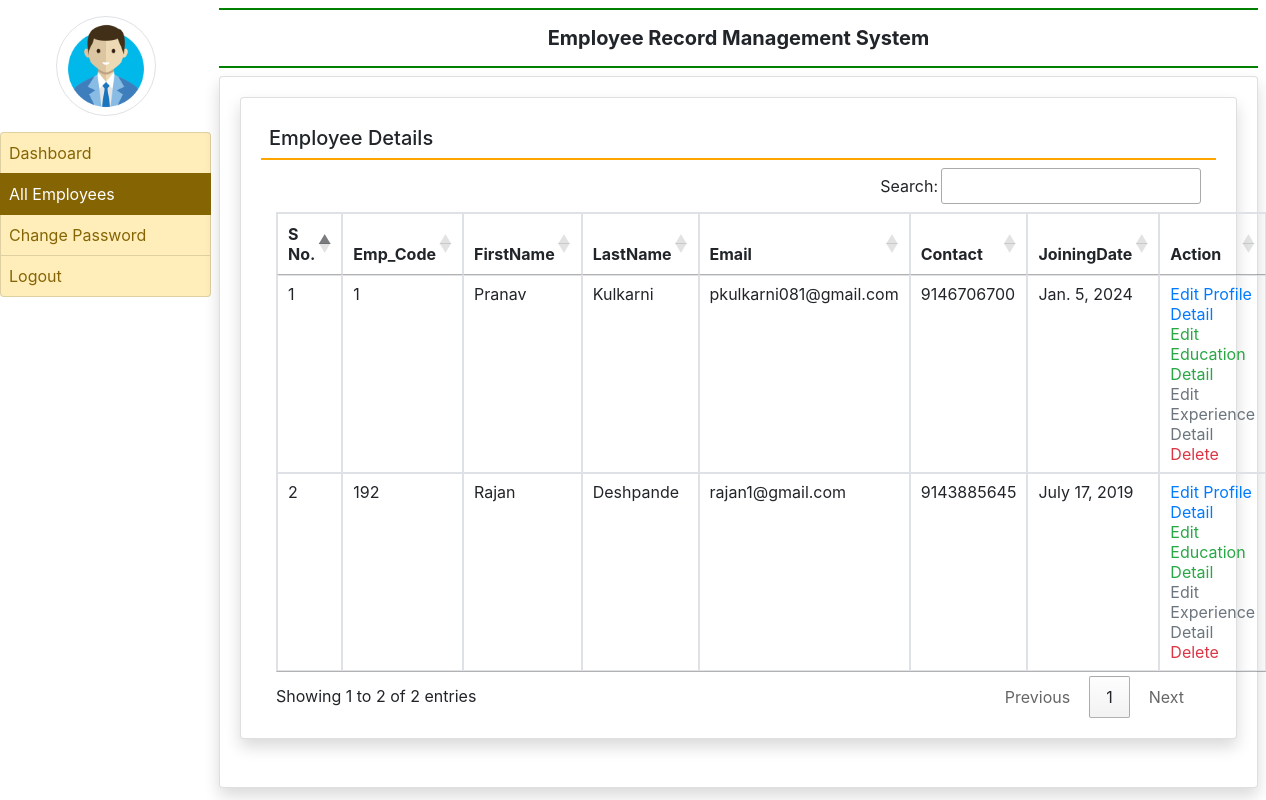
The app's page /all_employee (signed in) with its own data.
### employee/models.py (models this page shows, shortened)
class EmployeeDetail(models.Model):
    user = models.ForeignKey(User, on_delete=models.CASCADE, null=True)
    empcode = models.CharField(max_length=100, null=True)
    empdept = models.CharField(max_length=100,null=True)
    designation = models.CharField(max_length=100,null=True)
    contact = models.CharField(max_length=15, null=True)
    gender = models.CharField(max_length=20,null=True)
    joiningdate = models.DateField(null=True)

### employee/views.py (the view)
# urls.py: path('all_employee',all_employee, name='all_employee'),
def all_employee(request):
    if not request.user.is_authenticated:
        return redirect('admin_login')
    employee = EmployeeDetail.objects.all()
    return render(request, 'all_employee.html',locals())

### employee/templates/all_employee.html
{% extends 'admin_base.html' %}
{% block main  %}
<div class="card shadow">
    <div class="card-body">
        <h5 class="p-2" style="border-bottom: 2px solid orange;">Employee Details</h5>
<div class="container-fluid">
        <table class="table table-bordered table-sm" id="example">
            <thead>
                <tr>
                    <th>S No.</th>
                    <th>Emp_Code</th>
                    <th>FirstName</th>
                    <th>LastName</th>
                    <th>Email</th>
                    <th>Contact</th>
                    <th>JoiningDate</th>
                    <th>Action</th>
                </tr>
            </thead>
            <tbody>
                {% for i in employee %}
                <tr>
                    <td>{{forloop.counter}}</td>
                    <td>{{i.empcode}}</td>
                    <td>{{i.user.first_name}}</td>
                    <td>{{i.user.last_name}}</td>
                    <td>{{i.user.username}}</td>
                    <td>{{i.contact}}</td>
                    <td>{{i.joiningdate}}</td>
                    <td><a href="{% url 'edit_profile' i.id %}" class="text-primary">Edit Profile Detail</a>
                        <br><a href="{% url 'edit_education' i.user.id %}" class="text-success">Edit Education Detail</a>
                        <br><a href="{% url 'edit_experience' i.user.id %}" class="text-secondary">Edit Experience Detail</a>
                        <br><a href="{% url 'delete_employee' i.user.id %}" class="text-danger" onclick="return confirm('Are You Sure?')">Delete</a>
                        </td>
                </tr>
                {% endfor %}
            </tbody>
        </table>
</div>
</div>
</div>
{% endblock %}

### employee/templates/admin_base.html (shortened to what this page needs)
{%load static %}
<html>
    <head>
        <link rel="stylesheet" href="https://maxcdn.bootstrapcdn.com/bootstrap/4.4.1/css/bootstrap.min.css">
  <link rel="stylesheet" href="https://use.fontawesome.com/releases/v5.7.0/css/all.css">
<link rel="stylesheet" href="https://cdn.datatables.net/1.10.20/css/jquery.dataTables.min.css">
<link rel="stylesheet" href="https://cdn.datatables.net/buttons/1.6.1/css/buttons.dataTables.min.css">
    </head>
    <body>
        <div class="container-fluid">
            <div class="row">
                <div class="col-sm-2 p-0">
                    <center><img src="{% static 'images/adminlogin.png'%}" width = "100" height="100" class="img-thumbnail rounded-circle my-3"></center>
                    <div class="list-group">
                        <a href="{% url 'admin_home' %}" class="list-group-item list-group-item-warning list-group-item-action {% if request.path == '/admin_home' %}active{% endif %}">Dashboard</a>
                        <a href="{% url 'all_employee' %}" class="list-group-item list-group-item-warning list-group-item-action {% if request.path == '/all_employee' %}active{% endif %}">All Employees</a>
                        <a href="{% url 'change_passwordadmin' %}" class="list-group-item list-group-item-warning list-group-item-action {% if request.path == '/change_passwordadmin' %}active{% endif %}">Change Password</a>
                        <a href="/logout" class="list-group-item list-group-item-warning list-group-item-action">Logout</a>
                    </div>
                </div>
                <div class="col-sm-10 p-0">
                    <div class="container-fluid p-2">
                        <h5 class="p-3 text-center font-weight-bold" style="border-bottom: 2px solid green;border-top: 2px solid green;">Employee Record Management System</h5>
                        <div class="card shadow" style="min-height: 89vh;">
                            <div class="card-body">
                                {% block main %}
                                {% endblock %}
                            </div>
                        </div>
                    </div>
                </div>
            </div>
        </div>
    </body>
</html>

### employee/templates/admin_base.html (style rules this page uses)
.list-group-item { padding:8px !important; }

### records on screen
EmployeeDetail: empcode "1", user.first_name "Pranav", user.last_name "Kulkarni", user.username "pkulkarni081@gmail.com", contact "9146706700", joiningdate "Jan. 5, 2024"
EmployeeDetail: empcode "192", user.first_name "Rajan", user.last_name "Deshpande", user.username "rajan1@gmail.com", contact "9143885645", joiningdate "July 17, 2019"
